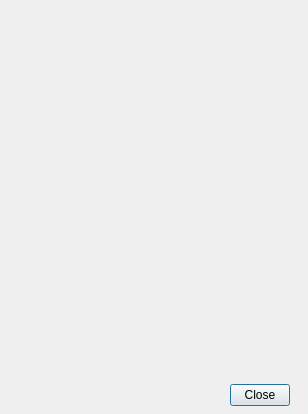
<?xml version="1.0" encoding="UTF-8"?>
<ui version="4.0">
 <class>UI3DControlPadSetting</class>
 <widget class="QDialog" name="UI3DControlPadSetting">
  <property name="geometry">
   <rect>
    <x>0</x>
    <y>0</y>
    <width>308</width>
    <height>414</height>
   </rect>
  </property>
  <property name="focusPolicy">
   <enum>Qt::StrongFocus</enum>
  </property>
  <property name="windowTitle">
   <string>3D Control Pad Configuration</string>
  </property>
  <widget class="QLabel" name="label">
   <property name="geometry">
    <rect>
     <x>10</x>
     <y>10</y>
     <width>281</width>
     <height>321</height>
    </rect>
   </property>
   <property name="pixmap">
    <pixmap resource="../resources/resources.qrc">:/actions/3dcontroller.png</pixmap>
   </property>
   <property name="scaledContents">
    <bool>true</bool>
   </property>
   <property name="alignment">
    <set>Qt::AlignCenter</set>
   </property>
  </widget>
  <widget class="QToolButton" name="tbUp">
   <property name="geometry">
    <rect>
     <x>60</x>
     <y>140</y>
     <width>31</width>
     <height>30</height>
    </rect>
   </property>
   <property name="focusPolicy">
    <enum>Qt::NoFocus</enum>
   </property>
   <property name="toolTip">
    <string>Up</string>
   </property>
   <property name="styleSheet">
    <string notr="true">QPushButton:hover,QToolButton:hover {
  background-color: rgba(117, 190, 218, 0.5); 
}
</string>
   </property>
   <property name="checkable">
    <bool>true</bool>
   </property>
   <property name="autoRaise">
    <bool>true</bool>
   </property>
  </widget>
  <widget class="QToolButton" name="tbX">
   <property name="geometry">
    <rect>
     <x>160</x>
     <y>130</y>
     <width>21</width>
     <height>31</height>
    </rect>
   </property>
   <property name="focusPolicy">
    <enum>Qt::NoFocus</enum>
   </property>
   <property name="toolTip">
    <string>X</string>
   </property>
   <property name="styleSheet">
    <string notr="true">QPushButton:hover,QToolButton:hover {
  background-color: rgba(117, 190, 218, 0.5); 
}
</string>
   </property>
   <property name="checkable">
    <bool>true</bool>
   </property>
   <property name="autoRaise">
    <bool>true</bool>
   </property>
  </widget>
  <widget class="QToolButton" name="tbY">
   <property name="geometry">
    <rect>
     <x>190</x>
     <y>122</y>
     <width>21</width>
     <height>31</height>
    </rect>
   </property>
   <property name="focusPolicy">
    <enum>Qt::NoFocus</enum>
   </property>
   <property name="toolTip">
    <string>Y</string>
   </property>
   <property name="styleSheet">
    <string notr="true">QPushButton:hover,QToolButton:hover {
  background-color: rgba(117, 190, 218, 0.5); 
}
</string>
   </property>
   <property name="checkable">
    <bool>true</bool>
   </property>
   <property name="autoRaise">
    <bool>true</bool>
   </property>
  </widget>
  <widget class="QToolButton" name="tbZ">
   <property name="geometry">
    <rect>
     <x>220</x>
     <y>122</y>
     <width>21</width>
     <height>31</height>
    </rect>
   </property>
   <property name="focusPolicy">
    <enum>Qt::NoFocus</enum>
   </property>
   <property name="toolTip">
    <string>Z</string>
   </property>
   <property name="styleSheet">
    <string notr="true">QPushButton:hover,QToolButton:hover {
  background-color: rgba(117, 190, 218, 0.5); 
}
</string>
   </property>
   <property name="checkable">
    <bool>true</bool>
   </property>
   <property name="autoRaise">
    <bool>true</bool>
   </property>
  </widget>
  <widget class="QToolButton" name="tbC">
   <property name="geometry">
    <rect>
     <x>230</x>
     <y>150</y>
     <width>21</width>
     <height>31</height>
    </rect>
   </property>
   <property name="focusPolicy">
    <enum>Qt::NoFocus</enum>
   </property>
   <property name="toolTip">
    <string>C</string>
   </property>
   <property name="styleSheet">
    <string notr="true">QPushButton:hover,QToolButton:hover {
  background-color: rgba(117, 190, 218, 0.5); 
}
</string>
   </property>
   <property name="checkable">
    <bool>true</bool>
   </property>
   <property name="autoRaise">
    <bool>true</bool>
   </property>
  </widget>
  <widget class="QToolButton" name="tbB">
   <property name="geometry">
    <rect>
     <x>190</x>
     <y>160</y>
     <width>21</width>
     <height>31</height>
    </rect>
   </property>
   <property name="focusPolicy">
    <enum>Qt::NoFocus</enum>
   </property>
   <property name="toolTip">
    <string>B</string>
   </property>
   <property name="styleSheet">
    <string notr="true">QPushButton:hover,QToolButton:hover {
  background-color: rgba(117, 190, 218, 0.5); 
}
</string>
   </property>
   <property name="checkable">
    <bool>true</bool>
   </property>
   <property name="autoRaise">
    <bool>true</bool>
   </property>
  </widget>
  <widget class="QToolButton" name="tbA">
   <property name="geometry">
    <rect>
     <x>160</x>
     <y>170</y>
     <width>21</width>
     <height>31</height>
    </rect>
   </property>
   <property name="focusPolicy">
    <enum>Qt::NoFocus</enum>
   </property>
   <property name="toolTip">
    <string>A</string>
   </property>
   <property name="styleSheet">
    <string notr="true">QPushButton:hover,QToolButton:hover {
  background-color: rgba(117, 190, 218, 0.5); 
}
</string>
   </property>
   <property name="checkable">
    <bool>true</bool>
   </property>
   <property name="autoRaise">
    <bool>true</bool>
   </property>
  </widget>
  <widget class="QToolButton" name="tbStart">
   <property name="geometry">
    <rect>
     <x>110</x>
     <y>210</y>
     <width>31</width>
     <height>30</height>
    </rect>
   </property>
   <property name="focusPolicy">
    <enum>Qt::NoFocus</enum>
   </property>
   <property name="toolTip">
    <string>Start</string>
   </property>
   <property name="styleSheet">
    <string notr="true">QPushButton:hover,QToolButton:hover {
  background-color: rgba(117, 190, 218, 0.5); 
}
</string>
   </property>
   <property name="checkable">
    <bool>true</bool>
   </property>
   <property name="autoRaise">
    <bool>true</bool>
   </property>
  </widget>
  <widget class="QToolButton" name="tbRightTrigger">
   <property name="geometry">
    <rect>
     <x>250</x>
     <y>60</y>
     <width>41</width>
     <height>51</height>
    </rect>
   </property>
   <property name="focusPolicy">
    <enum>Qt::NoFocus</enum>
   </property>
   <property name="toolTip">
    <string>Right trigger</string>
   </property>
   <property name="styleSheet">
    <string notr="true">QPushButton:hover,QToolButton:hover {
  background-color: rgba(117, 190, 218, 0.5); 
}
</string>
   </property>
   <property name="checkable">
    <bool>true</bool>
   </property>
   <property name="autoRaise">
    <bool>true</bool>
   </property>
  </widget>
  <widget class="QToolButton" name="tbLeftTrigger">
   <property name="geometry">
    <rect>
     <x>80</x>
     <y>10</y>
     <width>41</width>
     <height>51</height>
    </rect>
   </property>
   <property name="focusPolicy">
    <enum>Qt::NoFocus</enum>
   </property>
   <property name="toolTip">
    <string>Left trigger</string>
   </property>
   <property name="styleSheet">
    <string notr="true">QPushButton:hover,QToolButton:hover {
  background-color: rgba(117, 190, 218, 0.5); 
}
</string>
   </property>
   <property name="checkable">
    <bool>true</bool>
   </property>
   <property name="autoRaise">
    <bool>true</bool>
   </property>
  </widget>
  <widget class="QToolButton" name="tbDown">
   <property name="geometry">
    <rect>
     <x>60</x>
     <y>200</y>
     <width>31</width>
     <height>30</height>
    </rect>
   </property>
   <property name="focusPolicy">
    <enum>Qt::NoFocus</enum>
   </property>
   <property name="toolTip">
    <string>Down</string>
   </property>
   <property name="styleSheet">
    <string notr="true">QPushButton:hover,QToolButton:hover {
  background-color: rgba(117, 190, 218, 0.5); 
}
</string>
   </property>
   <property name="checkable">
    <bool>true</bool>
   </property>
   <property name="autoRaise">
    <bool>true</bool>
   </property>
  </widget>
  <widget class="QToolButton" name="tbRight">
   <property name="geometry">
    <rect>
     <x>90</x>
     <y>169</y>
     <width>30</width>
     <height>31</height>
    </rect>
   </property>
   <property name="focusPolicy">
    <enum>Qt::NoFocus</enum>
   </property>
   <property name="toolTip">
    <string>Right</string>
   </property>
   <property name="styleSheet">
    <string notr="true">QPushButton:hover,QToolButton:hover {
  background-color: rgba(117, 190, 218, 0.5); 
}
</string>
   </property>
   <property name="checkable">
    <bool>true</bool>
   </property>
   <property name="autoRaise">
    <bool>true</bool>
   </property>
  </widget>
  <widget class="QToolButton" name="tbLeft">
   <property name="geometry">
    <rect>
     <x>30</x>
     <y>170</y>
     <width>30</width>
     <height>31</height>
    </rect>
   </property>
   <property name="focusPolicy">
    <enum>Qt::NoFocus</enum>
   </property>
   <property name="toolTip">
    <string>Left</string>
   </property>
   <property name="styleSheet">
    <string notr="true">QPushButton:hover,QToolButton:hover {
  background-color: rgba(117, 190, 218, 0.5); 
}
</string>
   </property>
   <property name="checkable">
    <bool>true</bool>
   </property>
   <property name="autoRaise">
    <bool>true</bool>
   </property>
  </widget>
  <widget class="QLabel" name="lInfos">
   <property name="geometry">
    <rect>
     <x>50</x>
     <y>330</y>
     <width>191</width>
     <height>41</height>
    </rect>
   </property>
   <property name="alignment">
    <set>Qt::AlignCenter</set>
   </property>
  </widget>
  <widget class="QDialogButtonBox" name="padButtons">
   <property name="geometry">
    <rect>
     <x>230</x>
     <y>380</y>
     <width>60</width>
     <height>30</height>
    </rect>
   </property>
   <property name="standardButtons">
    <set>QDialogButtonBox::Close</set>
   </property>
  </widget>
  <widget class="QToolButton" name="tbAxis2Up">
   <property name="geometry">
    <rect>
     <x>40</x>
     <y>50</y>
     <width>31</width>
     <height>30</height>
    </rect>
   </property>
   <property name="focusPolicy">
    <enum>Qt::NoFocus</enum>
   </property>
   <property name="toolTip">
    <string>Up</string>
   </property>
   <property name="styleSheet">
    <string notr="true">QPushButton:hover,QToolButton:hover {
  background-color: rgba(117, 190, 218, 0.5); 
}
</string>
   </property>
   <property name="checkable">
    <bool>true</bool>
   </property>
   <property name="autoRaise">
    <bool>true</bool>
   </property>
  </widget>
  <widget class="QToolButton" name="tbAxis1Left">
   <property name="geometry">
    <rect>
     <x>10</x>
     <y>80</y>
     <width>30</width>
     <height>31</height>
    </rect>
   </property>
   <property name="focusPolicy">
    <enum>Qt::NoFocus</enum>
   </property>
   <property name="toolTip">
    <string>Left</string>
   </property>
   <property name="styleSheet">
    <string notr="true">QPushButton:hover,QToolButton:hover {
  background-color: rgba(117, 190, 218, 0.5); 
}
</string>
   </property>
   <property name="checkable">
    <bool>true</bool>
   </property>
   <property name="autoRaise">
    <bool>true</bool>
   </property>
  </widget>
  <widget class="QToolButton" name="tbAxis2Down">
   <property name="geometry">
    <rect>
     <x>40</x>
     <y>110</y>
     <width>31</width>
     <height>30</height>
    </rect>
   </property>
   <property name="focusPolicy">
    <enum>Qt::NoFocus</enum>
   </property>
   <property name="toolTip">
    <string>Down</string>
   </property>
   <property name="styleSheet">
    <string notr="true">QPushButton:hover,QToolButton:hover {
  background-color: rgba(117, 190, 218, 0.5); 
}
</string>
   </property>
   <property name="checkable">
    <bool>true</bool>
   </property>
   <property name="autoRaise">
    <bool>true</bool>
   </property>
  </widget>
  <widget class="QToolButton" name="tbAxis1Right">
   <property name="geometry">
    <rect>
     <x>70</x>
     <y>80</y>
     <width>30</width>
     <height>31</height>
    </rect>
   </property>
   <property name="focusPolicy">
    <enum>Qt::NoFocus</enum>
   </property>
   <property name="toolTip">
    <string>Right</string>
   </property>
   <property name="styleSheet">
    <string notr="true">QPushButton:hover,QToolButton:hover {
  background-color: rgba(117, 190, 218, 0.5); 
}
</string>
   </property>
   <property name="checkable">
    <bool>true</bool>
   </property>
   <property name="autoRaise">
    <bool>true</bool>
   </property>
  </widget>
 </widget>
 <resources>
  <include location="../resources/resources.qrc"/>
 </resources>
 <connections>
  <connection>
   <sender>padButtons</sender>
   <signal>rejected()</signal>
   <receiver>UI3DControlPadSetting</receiver>
   <slot>reject()</slot>
   <hints>
    <hint type="sourcelabel">
     <x>20</x>
     <y>20</y>
    </hint>
    <hint type="destinationlabel">
     <x>20</x>
     <y>20</y>
    </hint>
   </hints>
  </connection>
 </connections>
</ui>
